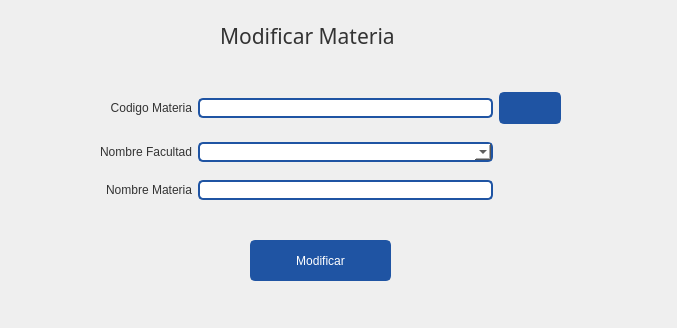
<?xml version="1.0" encoding="UTF-8"?>
<ui version="4.0">
 <class>CargarFacultad</class>
 <widget class="QWidget" name="CargarFacultad">
  <property name="windowModality">
   <enum>Qt::ApplicationModal</enum>
  </property>
  <property name="geometry">
   <rect>
    <x>0</x>
    <y>0</y>
    <width>677</width>
    <height>328</height>
   </rect>
  </property>
  <property name="minimumSize">
   <size>
    <width>500</width>
    <height>270</height>
   </size>
  </property>
  <property name="maximumSize">
   <size>
    <width>3000</width>
    <height>3000</height>
   </size>
  </property>
  <property name="windowTitle">
   <string>modificar Materia</string>
  </property>
  <property name="windowIcon">
   <iconset resource="../resources.qrc">
    <normaloff>:/icons/images/icons/cil-pencil.png</normaloff>:/icons/images/icons/cil-pencil.png</iconset>
  </property>
  <property name="styleSheet">
   <string notr="true">QWidget{
	color: #333;
	font: 9pt &quot;Segoe UI&quot;;
}
/* ----------------- LineEdit  ----------------- */
QLineEdit {
	border-radius: 5px;
	border: 2px solid #1F54A3;
	padding-left: 10px;
	selection-color: white;
	selection-background-color: #2A3C57;
    color: black;
}
QLineEdit:hover {
	border: 2px solid rgb(98, 114, 164);
}
QLineEdit:focus {
	border: 2px solid #2A3C57;
}



/* ----------------- Button ----------------- */
QPushButton {
	border: 2px solid #1F54A3;
	border-radius: 5px;	
	background-color: #1F54A3;
	color:white;
}
 QPushButton:hover {
	background-color: #286FD6;
	border: 2px solid #286FD6;
}
 QPushButton:pressed {	
	background-color: #2A3C57;
	border: 2px solid #2A3C57;
}

/* ----------------- CheckBox ----------------- */

QCheckBox::indicator {
	border : 1px solid #6272a4;
	width: 15px;
	height: 15px;
	border-radius: 15px;
    background: #6272a4;
}
QCheckBox::indicator:hover {
	background-color: #286FD6;
	border : 1px solid #286FD6;
}
QCheckBox::indicator:checked {
	border : 1px solid #1F54A3;
    background: 3px solid #1F54A3;	
	background-image: url(:/icons/images/icons/cil-check-alt.png);
}


/* ----------------- QDateEdit ----------------- */
QDateTimeEdit{
	background-color: white;
	border-radius: 5px;
	border: 2px solid #1F54A3;
    color: black;
}
QDateTimeEdit:hover{
	border: 2px solid #7284b9;
}

QDateTimeEdit:focus {
	border: 2px solid #2A3C57;
}


QDateTimeEdit::up-button {
    border-image: url(:/icons/images/icons/cil-arrow-top.png); 
}

QDateTimeEdit::down-button {
    border-image: url(:/icons/images/icons/cil-arrow-bottom.png);
}














</string>
  </property>
  <widget class="QLabel" name="label">
   <property name="geometry">
    <rect>
     <x>220</x>
     <y>0</y>
     <width>221</width>
     <height>71</height>
    </rect>
   </property>
   <property name="font">
    <font>
     <family>Microsoft YaHei UI Light</family>
     <pointsize>16</pointsize>
     <weight>3</weight>
     <italic>false</italic>
     <bold>false</bold>
    </font>
   </property>
   <property name="styleSheet">
    <string notr="true">font: 25 16pt &quot;Microsoft YaHei UI Light&quot;;</string>
   </property>
   <property name="text">
    <string>Modificar Materia</string>
   </property>
  </widget>
  <widget class="QWidget" name="gridLayoutWidget">
   <property name="geometry">
    <rect>
     <x>100</x>
     <y>80</y>
     <width>461</width>
     <height>133</height>
    </rect>
   </property>
   <layout class="QGridLayout" name="gridLayout">
    <item row="0" column="2">
     <widget class="QPushButton" name="btn_buscar">
      <property name="minimumSize">
       <size>
        <width>32</width>
        <height>32</height>
       </size>
      </property>
      <property name="text">
       <string/>
      </property>
      <property name="icon">
       <iconset resource="../resources.qrc">
        <normaloff>:/icons/images/icons/cil-paper-plane.png</normaloff>:/icons/images/icons/cil-paper-plane.png</iconset>
      </property>
     </widget>
    </item>
    <item row="1" column="0">
     <widget class="QLabel" name="label_10">
      <property name="text">
       <string>Nombre Facultad</string>
      </property>
      <property name="alignment">
       <set>Qt::AlignRight|Qt::AlignTrailing|Qt::AlignVCenter</set>
      </property>
     </widget>
    </item>
    <item row="2" column="1">
     <widget class="QLineEdit" name="txt_nombreMateria">
      <property name="enabled">
       <bool>false</bool>
      </property>
      <property name="minimumSize">
       <size>
        <width>0</width>
        <height>0</height>
       </size>
      </property>
      <property name="maximumSize">
       <size>
        <width>295</width>
        <height>16777215</height>
       </size>
      </property>
     </widget>
    </item>
    <item row="0" column="0">
     <widget class="QLabel" name="label_11">
      <property name="text">
       <string>Codigo Materia</string>
      </property>
      <property name="alignment">
       <set>Qt::AlignRight|Qt::AlignTrailing|Qt::AlignVCenter</set>
      </property>
     </widget>
    </item>
    <item row="2" column="0">
     <widget class="QLabel" name="label_8">
      <property name="text">
       <string>Nombre Materia</string>
      </property>
      <property name="alignment">
       <set>Qt::AlignRight|Qt::AlignTrailing|Qt::AlignVCenter</set>
      </property>
     </widget>
    </item>
    <item row="0" column="1">
     <widget class="QLineEdit" name="txt_codMateria">
      <property name="enabled">
       <bool>true</bool>
      </property>
      <property name="minimumSize">
       <size>
        <width>0</width>
        <height>0</height>
       </size>
      </property>
      <property name="maximumSize">
       <size>
        <width>295</width>
        <height>16777215</height>
       </size>
      </property>
      <property name="clearButtonEnabled">
       <bool>false</bool>
      </property>
     </widget>
    </item>
    <item row="1" column="1">
     <widget class="QComboBox" name="cbo_Facultad">
      <property name="styleSheet">
       <string notr="true">QComboBox{
	background-color: white;
	border-radius: 5px;
	border: 2px solid #1F54A3;
    color: black;
}
QComboBox:hover{
	border: 2px solid #7284b9;
}
QComboBox::drop-down {
	subcontrol-origin: padding;
	subcontrol-position: top right;
	width: 25px; 
	border-left-width: 3px;
	border-left-color: white;
	border-left-style: solid;
	border-top-right-radius: 3px;
	background-image:url(:/icons/images/icons/cil-arrow-bottom.png);
	border-bottom-right-radius: 3px;	
	background-position: center;
	background-repeat: no-reperat;
 }

QComboBox QAbstractItemView {
	color: white;	
	background-color: #1F54A3;
	
	selection-background-color: #1F54A3;
}

</string>
      </property>
     </widget>
    </item>
   </layout>
  </widget>
  <widget class="QPushButton" name="btn_modificar">
   <property name="enabled">
    <bool>false</bool>
   </property>
   <property name="geometry">
    <rect>
     <x>250</x>
     <y>240</y>
     <width>141</width>
     <height>41</height>
    </rect>
   </property>
   <property name="minimumSize">
    <size>
     <width>116</width>
     <height>32</height>
    </size>
   </property>
   <property name="text">
    <string>Modificar</string>
   </property>
  </widget>
 </widget>
 <tabstops>
  <tabstop>btn_modificar</tabstop>
 </tabstops>
 <resources>
  <include location="../resources.qrc"/>
 </resources>
 <connections/>
</ui>
